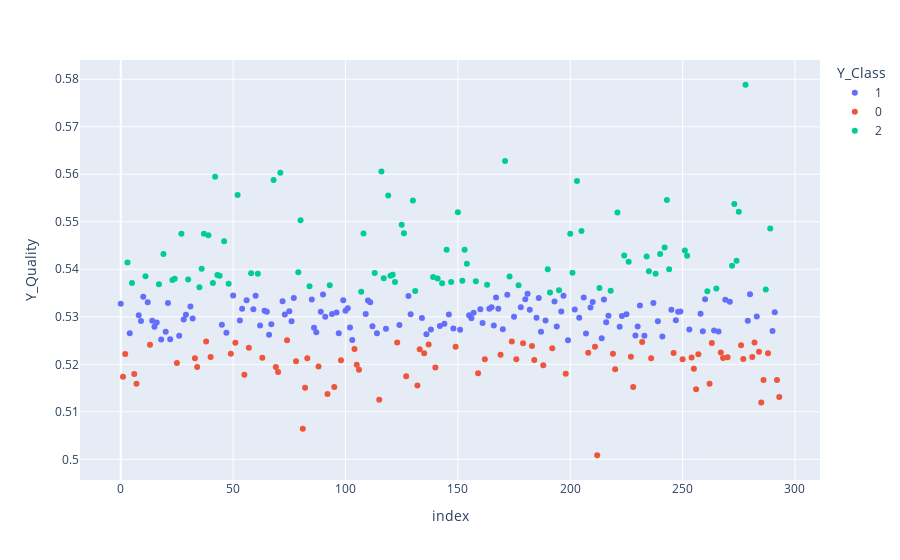

The notebook cell this image was saved under:
### Code cell
df = data.copy()
df["Y_Class"] = df["Y_Class"].astype(str)
fig = px.scatter(data_frame= df, x=df.index, y=df.Y_Quality, color=df.Y_Class)
fig.show()

### Figure 1 — Plotly figure (JSON) as saved in the notebook; plotly's stock layout.template omitted (floating-point values rounded to 4 significant figures; data arrays with more than 128 entries replaced by an {"elided": "..."} marker saying what was removed)
{"data": [{"hovertemplate": "Y_Class=1<br>index=%{x}<br>Y_Quality=%{y}<extra></extra>", "legendgroup": "1", "marker": {"color": "#636efa", "symbol": "circle"}, "mode": "markers", "name": "1", "orientation": "v", "showlegend": true, "type": "scatter", "x": {"elided": "130 int values"}, "xaxis": "x", "y": {"elided": "130 float values"}, "yaxis": "y"}, {"hovertemplate": "Y_Class=0<br>index=%{x}<br>Y_Quality=%{y}<extra></extra>", "legendgroup": "0", "marker": {"color": "#EF553B", "symbol": "circle"}, "mode": "markers", "name": "0", "orientation": "v", "showlegend": true, "type": "scatter", "x": [1, 2, 6, 7, 13, 25, 33, 34, 38, 40, 49, 51, 55, 57, 63, 69, 70, 74, 78, 81, 82, 83, 88, 92, 95, 98, 104, 105, 106, 115, 123, 127, 132, 133, 135, 137, 140, 149, 159, 162, 169, 174, 176, 179, 183, 184, 188, 192, 198, 208, 211, 212, 219, 220, 227, 228, 232, 236, 246, 250, 254, 255, 256, 257, 262, 263, 267, 268, 270, 276, 277, 281, 282, 284, 285, 286, 288, 292, 293], "xaxis": "x", "y": [0.5174, 0.5222, 0.5179, 0.5159, 0.5241, 0.5203, 0.5212, 0.5195, 0.5248, 0.5215, 0.5222, 0.5246, 0.5178, 0.5235, 0.5214, 0.5194, 0.5184, 0.525, 0.5206, 0.5064, 0.5151, 0.5213, 0.5195, 0.5138, 0.5152, 0.5209, 0.5232, 0.5199, 0.5188, 0.5125, 0.5246, 0.5175, 0.5155, 0.5232, 0.5223, 0.5242, 0.5193, 0.5237, 0.5181, 0.5211, 0.522, 0.5248, 0.521, 0.5244, 0.5238, 0.5209, 0.5198, 0.5234, 0.518, 0.5224, 0.5237, 0.5009, 0.5222, 0.519, 0.5216, 0.5152, 0.5247, 0.5213, 0.5224, 0.5211, 0.5214, 0.519, 0.5148, 0.5221, 0.5159, 0.5245, 0.5225, 0.5213, 0.5215, 0.524, 0.5211, 0.5215, 0.5246, 0.5227, 0.512, 0.5167, 0.5223, 0.5167, 0.5131], "yaxis": "y"}, {"hovertemplate": "Y_Class=2<br>index=%{x}<br>Y_Quality=%{y}<extra></extra>", "legendgroup": "2", "marker": {"color": "#00cc96", "symbol": "circle"}, "mode": "markers", "name": "2", "orientation": "v", "showlegend": true, "type": "scatter", "x": [3, 5, 11, 17, 19, 23, 24, 27, 30, 35, 36, 37, 39, 41, 42, 43, 44, 46, 48, 52, 58, 61, 68, 71, 79, 80, 84, 93, 107, 108, 113, 116, 117, 119, 120, 121, 122, 125, 126, 130, 131, 139, 141, 143, 145, 147, 150, 152, 153, 154, 158, 163, 171, 173, 177, 190, 191, 195, 200, 201, 203, 205, 213, 218, 221, 224, 226, 234, 235, 238, 240, 242, 243, 244, 251, 252, 261, 265, 272, 273, 274, 275, 278, 287, 289], "xaxis": "x", "y": [0.5414, 0.5371, 0.5385, 0.5369, 0.5432, 0.5377, 0.538, 0.5475, 0.5378, 0.5362, 0.5401, 0.5475, 0.5472, 0.5371, 0.5595, 0.5388, 0.5386, 0.5459, 0.537, 0.5556, 0.5391, 0.5391, 0.5588, 0.5603, 0.5394, 0.5503, 0.5364, 0.5367, 0.5353, 0.5475, 0.5392, 0.5606, 0.5381, 0.5555, 0.5386, 0.5389, 0.5373, 0.5494, 0.5476, 0.5545, 0.5354, 0.5384, 0.538, 0.537, 0.5441, 0.5373, 0.552, 0.5376, 0.5441, 0.5411, 0.5375, 0.5367, 0.5628, 0.5385, 0.5366, 0.54, 0.5351, 0.5356, 0.5475, 0.5393, 0.5586, 0.5481, 0.536, 0.5355, 0.5519, 0.5429, 0.5416, 0.5427, 0.5396, 0.539, 0.5432, 0.5446, 0.5546, 0.54, 0.544, 0.5428, 0.5354, 0.536, 0.5407, 0.5537, 0.5418, 0.5521, 0.5788, 0.5357, 0.5486], "yaxis": "y"}], "layout": {"autosize": true, "legend": {"title": {"text": "Y_Class"}, "tracegroupgap": 0}, "margin": {"t": 60}, "xaxis": {"anchor": "y", "autorange": true, "domain": [0, 1], "range": [-17.75, 310.7], "title": {"text": "index"}, "type": "linear"}, "yaxis": {"anchor": "x", "autorange": true, "domain": [0, 1], "range": [0.4948, 0.5849], "title": {"text": "Y_Quality"}, "type": "linear"}}}
